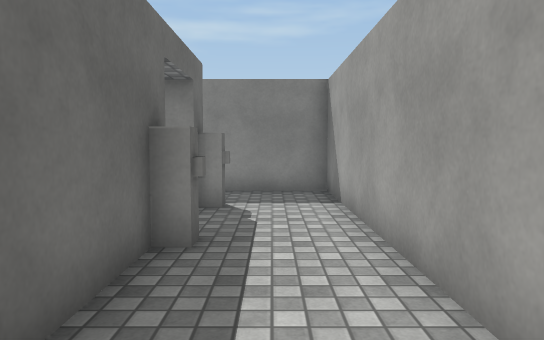
View 1 (above)

12 first-person views from a walk through a scene from a Unity 3-D project. The camera is 1.3 m above the floor, tilts 4° down and sees 70° across. The floor is counted in squares, 1 m on a side. Each view is taken from the middle of a square. On the plan, view 1 faces up. The plan holds only what a view shows up to about 16 squares ahead; the rest is blank. The player is left out. Door leaves are left out, so doorways stand open. Surface patterns are stand-ins for the level's own textures.

View 2
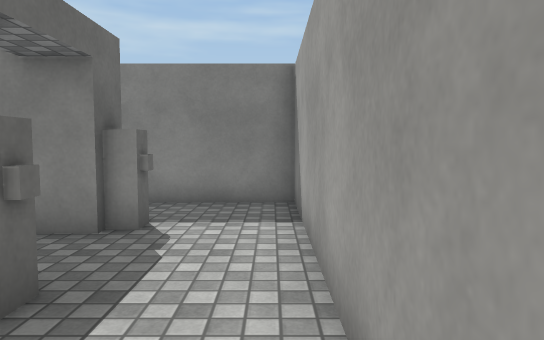

View 3
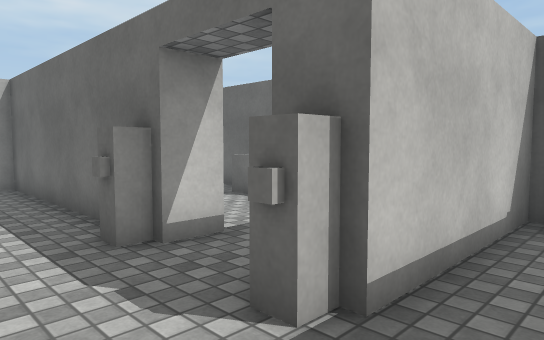

View 4
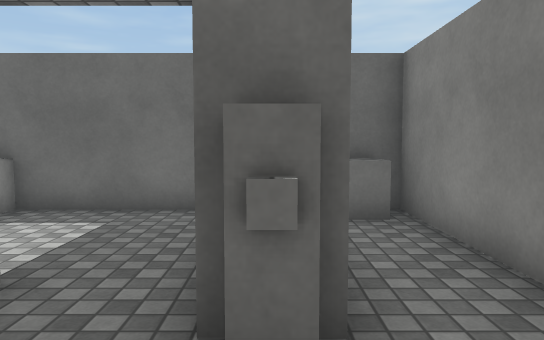

View 5
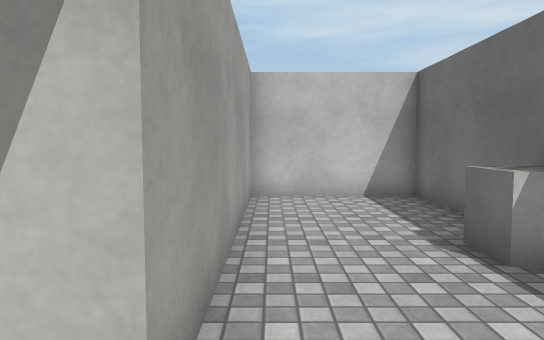

View 6
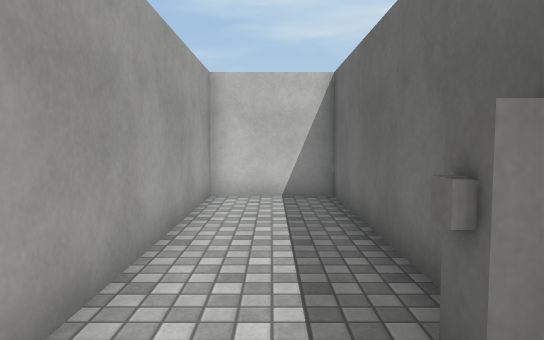

View 7
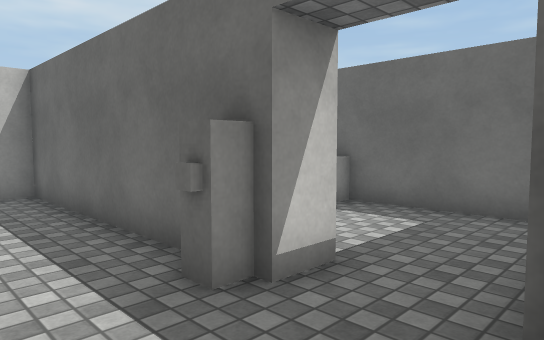

View 8
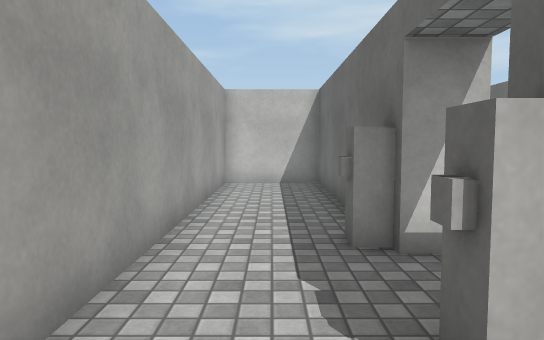

View 9
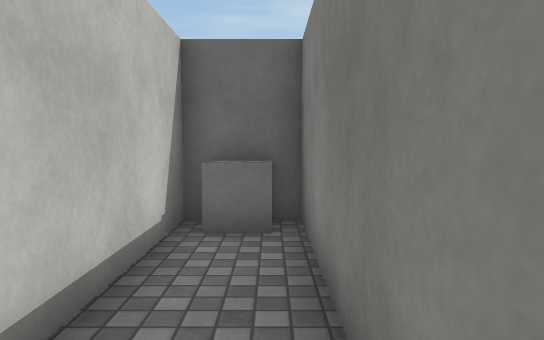

View 10
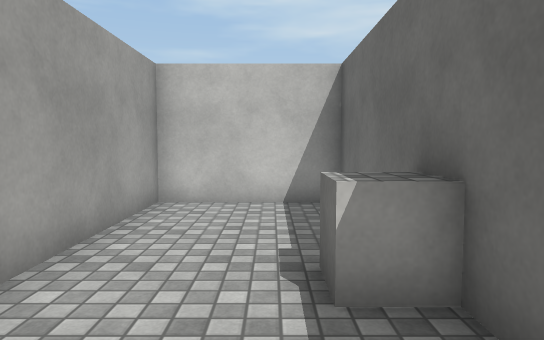

View 11
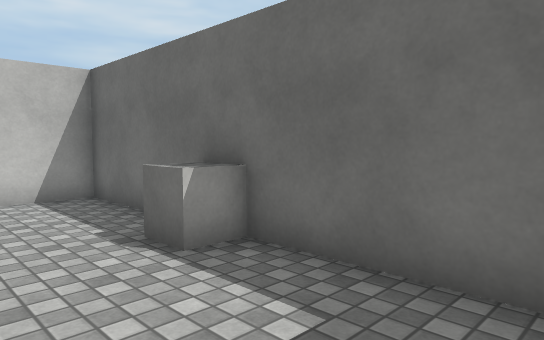

View 12
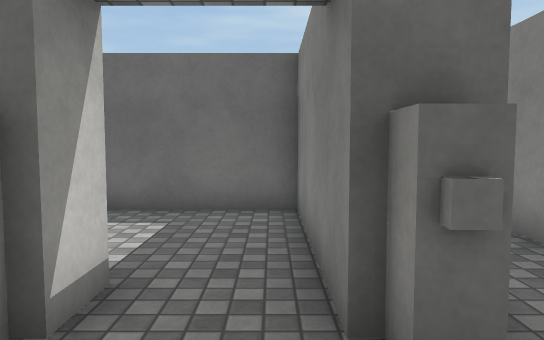

### Floor plan
Points are (right, up) in squares from view 1. A wall is a line through its corners. A room is listed if a view was taken in it or the views show most of it. See-through windows are left out.
Room 1 (views 1, 2, 3, 4, 6, 7, 8, 9, 12)
walls: (-1.5, 5.5) (-1.5, -2.5) (1.5, -2.5) (1.5, 10.5) (-6.5, 10.5) (-6.5, 8.5) (-1.5, 8.5) (-1.5, 7.5)
ways out: open door at (-2, 6.5) to room 2
objects: cube (-6, 9) to (-6, 10); other object (-1, 5); other object (-1, 8)
Room 2 (views 5, 10, 11)
walls: (-1.5, 7.5) (-6.5, 7.5) (-6.5, -2.5) (-2.5, -2.5) (-2.5, 5.5)
ways out: open door at (-2, 6.5) to room 1
objects: cube (-6, 2) to (-6, 3)

Positions as (right, up) in squares from view 1, and headings:
1: (0, 0), facing up
2: (1, 2), facing up
3: (1, 10), facing down-left
4: (1, 8), facing left
5: (-3, 7), facing down
6: (0, 7), facing down
7: (1, 8), facing down-left
8: (0, 10), facing down
9: (0, 10), facing left
10: (-5, 6), facing down
11: (-3, 7), facing down-left
12: (1, 7), facing left
